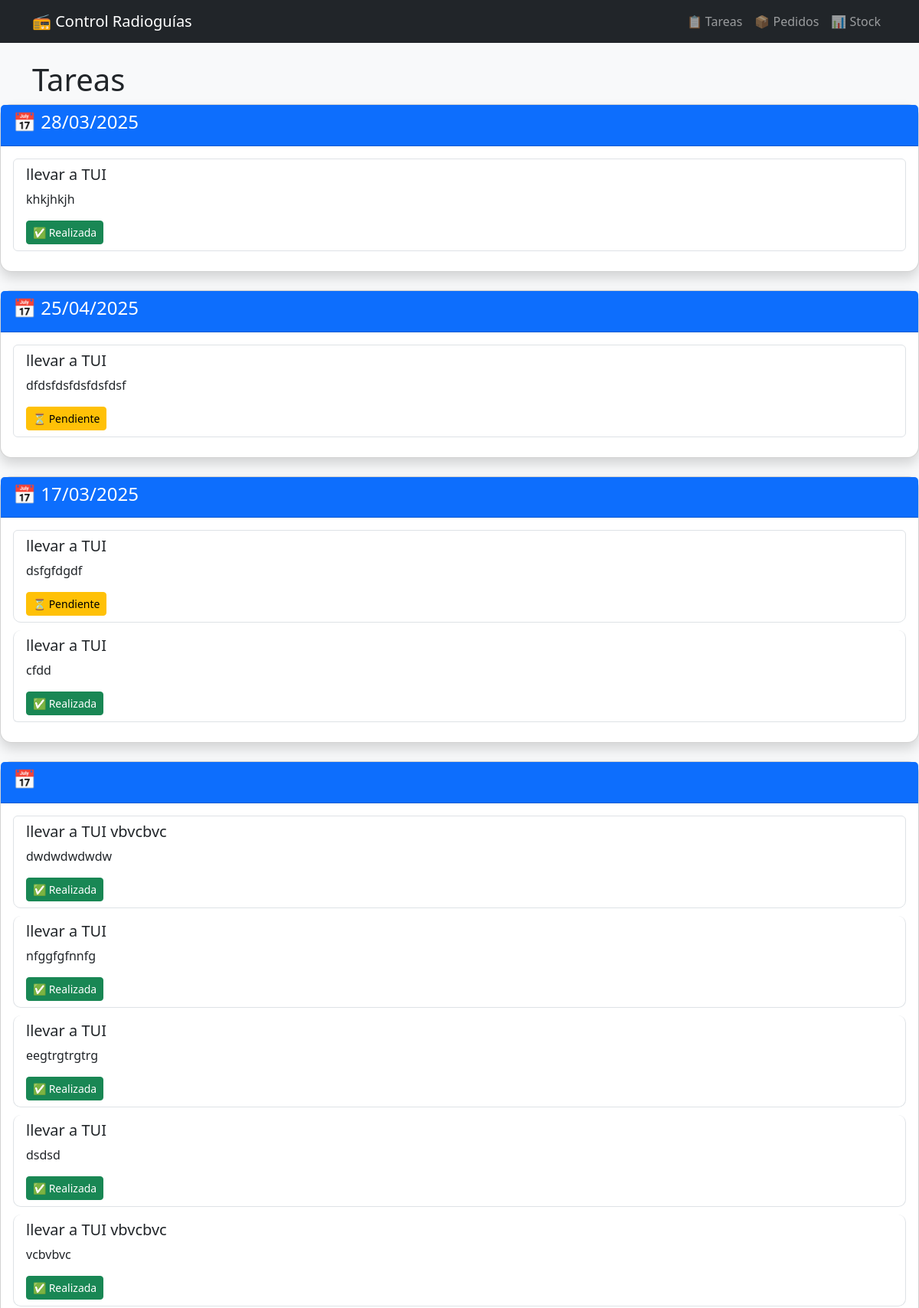
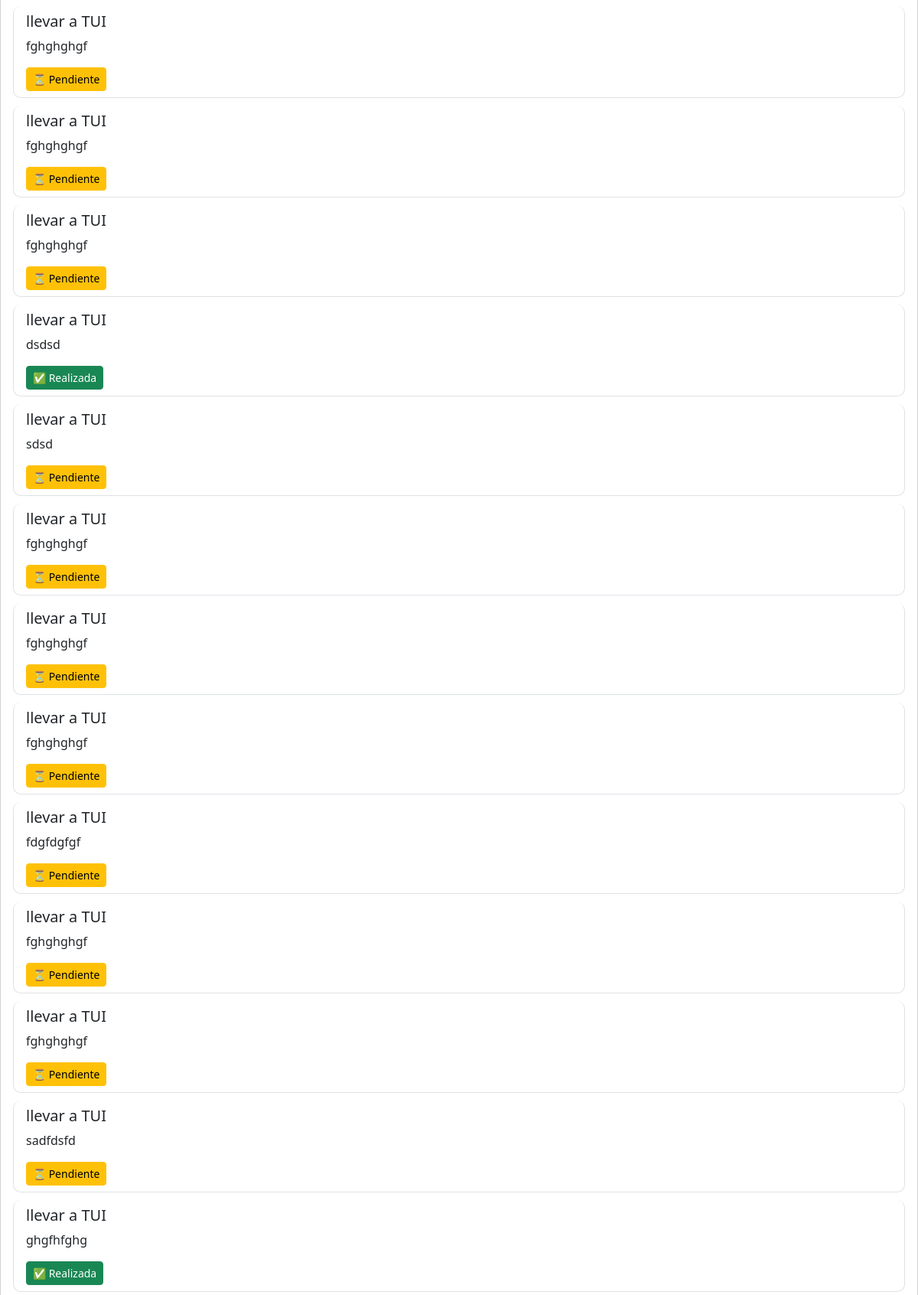
Page /tareas/ (upper part) on the committed database (2 pictures, top to bottom).
### pedidos/models.py (models this page shows, shortened)
class Tarea(models.Model):
    titulo = models.CharField(max_length=200)
    descripcion = models.TextField()
    prioridad = models.CharField(max_length=20, choices=[('alta', 'Alta'), ('media', 'Media'), ('baja', 'Baja')])
    completada = models.BooleanField(default=False)
    fecha_creacion = models.DateTimeField(auto_now_add=True)
    fecha_especifica = models.DateField(null=True, blank=True)

### pedidos/views.py (the view)
# urls.py: path('tareas/', TareaListView.as_view(), name='tareas'),
class TareaListView(ListView):
    model = Tarea
    template_name = 'pedidos/tareas.html'
    context_object_name = 'tareas'
    def get_queryset(self):
        try:
            tareas = Tarea.objects.all().order_by('-fecha_creacion')
            return tareas
        except Exception as e:
            print(f"Error al obtener las tareas: {e}")
            return HttpResponse(f"Error al obtener las tareas: {e}", status=500)

### pedidos/templates/pedidos/tareas.html (shortened to what this page needs)
{% extends 'pedidos/base.html' %}
{% block content %}
    <div class="container">
        <h1>Tareas</h1>
</div>
    {% load fechas %}{% regroup tareas by fecha_especifica|date:"d/m/Y" as tareas_agrupadas %}
{% for grupo in tareas_agrupadas %}
    <div class="card mb-4 shadow">
        <div class="card-header bg-primary text-white">
            <h4>📅 {{ grupo.grouper }}</h4>
        </div>
        <div class="card-body">
            <div class="list-group">
                {% for tarea in grupo.list %}
                    <div class="list-group-item">
                        <h5>{{ tarea.titulo }}</h5>
                        <p>{{ tarea.descripcion }}</p>
                        <button
                            type="button"
                            class="btn btn-sm {% if tarea.completada %}btn-success{% else %}btn-warning{% endif %}"
                            data-tarea-id="{{ tarea.id }}"
                            onclick="cambiarEstado(this)"
                        >
                            {% if tarea.completada %}✅ Realizada{% else %}⏳ Pendiente{% endif %}
                        </button>
                    </div>
                {% endfor %}
            </div>
        </div>
    </div>
{% endfor %}
{% endblock %}

### pedidos/static/pedidos/css/styles.css (style rules this page uses)
body { background-color: #f8f9fa; }
.card { border-radius: 15px; }
.list-group-item { margin-bottom: 10px; border-radius: 10px; transition: all 0.3s ease; }

### rows in the picture
Tarea: titulo "llevar a TUI", descripcion "khkjhkjh", completada "✅ Realizada"
Tarea: titulo "llevar a TUI", descripcion "dfdsfdsfdsfdsfdsf", completada "⏳ Pendiente"
Tarea: titulo "llevar a TUI", descripcion "dsfgfdgdf", completada "⏳ Pendiente"
Tarea: titulo "llevar a TUI", descripcion "cfdd", completada "✅ Realizada"
Tarea: titulo "llevar a TUI vbvcbvc", descripcion "dwdwdwdwdw", completada "✅ Realizada"
Tarea: titulo "llevar a TUI", descripcion "nfggfgfnnfg", completada "✅ Realizada"
Tarea: titulo "llevar a TUI", descripcion "eegtrgtrgtrg", completada "✅ Realizada"
Tarea: titulo "llevar a TUI", descripcion "dsdsd", completada "✅ Realizada"
Tarea: titulo "llevar a TUI vbvcbvc", descripcion "vcbvbvc", completada "✅ Realizada"
Tarea: titulo "llevar a TUI", descripcion "fghghghgf", completada "⏳ Pendiente"
Tarea: titulo "llevar a TUI", descripcion "fghghghgf", completada "⏳ Pendiente"
Tarea: titulo "llevar a TUI", descripcion "fghghghgf", completada "⏳ Pendiente"
Tarea: titulo "llevar a TUI", descripcion "dsdsd", completada "✅ Realizada"
Tarea: titulo "llevar a TUI", descripcion "sdsd", completada "⏳ Pendiente"
Tarea: titulo "llevar a TUI", descripcion "fghghghgf", completada "⏳ Pendiente"
Tarea: titulo "llevar a TUI", descripcion "fghghghgf", completada "⏳ Pendiente"
Tarea: titulo "llevar a TUI", descripcion "fghghghgf", completada "⏳ Pendiente"
Tarea: titulo "llevar a TUI", descripcion "fdgfdgfgf", completada "⏳ Pendiente"
Tarea: titulo "llevar a TUI", descripcion "fghghghgf", completada "⏳ Pendiente"
Tarea: titulo "llevar a TUI", descripcion "fghghghgf", completada "⏳ Pendiente"
Tarea: titulo "llevar a TUI", descripcion "sadfdsfd", completada "⏳ Pendiente"
Tarea: titulo "llevar a TUI", descripcion "ghgfhfghg", completada "✅ Realizada"

### other values in the picture
{{ grupo.grouper }} "28/03/2025" "25/04/2025" "17/03/2025"
